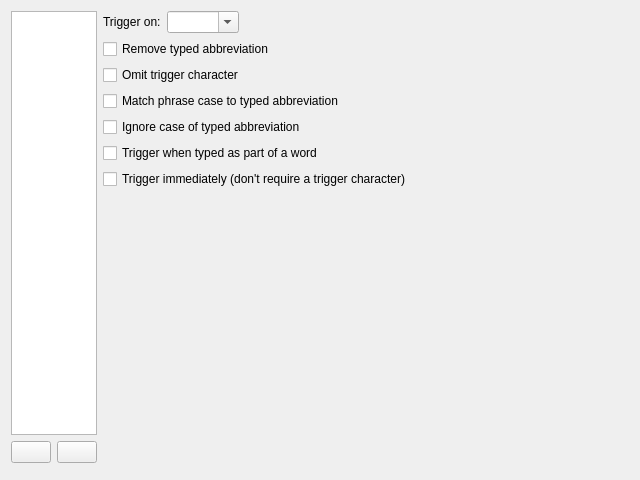
<?xml version="1.0" encoding="UTF-8"?>
<ui version="4.0">
 <class>Form</class>
 <widget class="QWidget" name="Form">
  <property name="geometry">
   <rect>
    <x>0</x>
    <y>0</y>
    <width>640</width>
    <height>480</height>
   </rect>
  </property>
  <property name="windowTitle">
   <string>Form</string>
  </property>
  <layout class="QVBoxLayout" name="verticalLayout_3">
   <item>
    <layout class="QHBoxLayout" name="horizontalLayout_3">
     <item>
      <layout class="QVBoxLayout" name="verticalLayout_2">
       <item>
        <widget class="QListWidget" name="abbrListWidget">
         <property name="sizePolicy">
          <sizepolicy hsizetype="Ignored" vsizetype="Expanding">
           <horstretch>0</horstretch>
           <verstretch>0</verstretch>
          </sizepolicy>
         </property>
         <property name="alternatingRowColors">
          <bool>true</bool>
         </property>
         <property name="uniformItemSizes">
          <bool>true</bool>
         </property>
        </widget>
       </item>
       <item>
        <layout class="QHBoxLayout" name="horizontalLayout_2">
         <item>
          <widget class="QPushButton" name="addButton">
           <property name="icon">
            <iconset theme="list-add">
             <normaloff/>
            </iconset>
           </property>
           <property name="flat">
            <bool>false</bool>
           </property>
          </widget>
         </item>
         <item>
          <widget class="QPushButton" name="removeButton">
           <property name="text">
            <string/>
           </property>
           <property name="icon">
            <iconset theme="list-remove">
             <normaloff/>
            </iconset>
           </property>
          </widget>
         </item>
        </layout>
       </item>
      </layout>
     </item>
     <item>
      <layout class="QVBoxLayout" name="verticalLayout">
       <item>
        <layout class="QHBoxLayout" name="horizontalLayout">
         <item>
          <widget class="QLabel" name="triggerOnLabel">
           <property name="text">
            <string>Trigger on:</string>
           </property>
          </widget>
         </item>
         <item>
          <widget class="KComboBox" name="wordCharCombo">
           <property name="editable">
            <bool>true</bool>
           </property>
          </widget>
         </item>
         <item>
          <spacer name="horizontalSpacer">
           <property name="orientation">
            <enum>Qt::Horizontal</enum>
           </property>
           <property name="sizeHint" stdset="0">
            <size>
             <width>40</width>
             <height>20</height>
            </size>
           </property>
          </spacer>
         </item>
        </layout>
       </item>
       <item>
        <widget class="QCheckBox" name="removeTypedCheckbox">
         <property name="text">
          <string>Remove typed abbreviation</string>
         </property>
        </widget>
       </item>
       <item>
        <widget class="QCheckBox" name="omitTriggerCheckbox">
         <property name="text">
          <string>Omit trigger character</string>
         </property>
        </widget>
       </item>
       <item>
        <widget class="QCheckBox" name="matchCaseCheckbox">
         <property name="text">
          <string>Match phrase case to typed abbreviation</string>
         </property>
        </widget>
       </item>
       <item>
        <widget class="QCheckBox" name="ignoreCaseCheckbox">
         <property name="text">
          <string>Ignore case of typed abbreviation</string>
         </property>
        </widget>
       </item>
       <item>
        <widget class="QCheckBox" name="triggerInsideCheckbox">
         <property name="text">
          <string>Trigger when typed as part of a word</string>
         </property>
        </widget>
       </item>
       <item>
        <widget class="QCheckBox" name="immediateCheckbox">
         <property name="text">
          <string>Trigger immediately (don't require a trigger character)</string>
         </property>
        </widget>
       </item>
       <item>
        <spacer name="verticalSpacer">
         <property name="orientation">
          <enum>Qt::Vertical</enum>
         </property>
         <property name="sizeHint" stdset="0">
          <size>
           <width>20</width>
           <height>40</height>
          </size>
         </property>
        </spacer>
       </item>
      </layout>
     </item>
    </layout>
   </item>
   <item>
    <widget class="KSeparator" name="kseparator"/>
   </item>
  </layout>
 </widget>
 <customwidgets>
  <customwidget>
   <class>KComboBox</class>
   <extends>QComboBox</extends>
   <header>kcombobox.h</header>
  </customwidget>
  <customwidget>
   <class>KSeparator</class>
   <extends>QFrame</extends>
   <header>kseparator.h</header>
  </customwidget>
 </customwidgets>
 <resources/>
 <connections/>
</ui>
